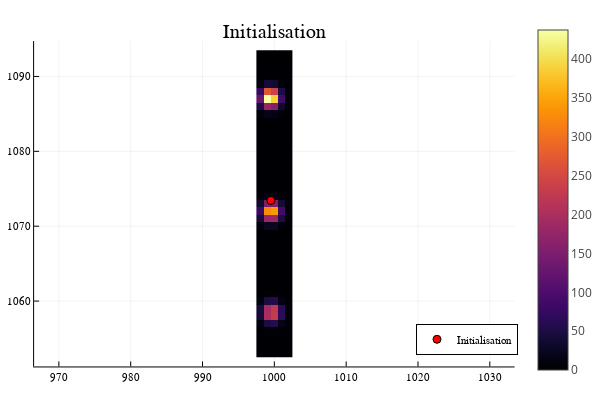

Write notebook code for a chart like this one.
### Code cell
#Point de depart de l'optimiseur
UpdateDispModel(lmodtab[i].dmodel, Cinit);
UpdateLaserModel(laser,ainit,fwhminit);
limageinit = LensletLaserImage(lmodtab[i],laser)
plt = scatter([cx0i], [cy0i], color=["red"], label = "Initialisation");
heatmap!(plt, x_axis, y_axis, transpose(limageinit), title = "Initialisation", aspect_ratio = 1, legend = :bottomright)

### Figure 1 — Plotly figure (JSON) as saved in the notebook; plotly's stock layout.template omitted (floating-point values rounded to 4 significant figures; data arrays with more than 128 entries replaced by an {"elided": "..."} marker saying what was removed)
{"data": [{"colorbar": {"title": ""}, "legendgroup": "Initialisation", "marker": {"color": "rgba(255, 0, 0, 1.000)", "line": {"color": "rgba(0, 0, 0, 1.000)", "width": 1}, "size": 8, "symbol": "circle"}, "mode": "markers", "name": "Initialisation", "showlegend": true, "type": "scatter", "x": [999.5], "xaxis": "x", "y": [1073.0], "yaxis": "y", "zmax": 437.6, "zmin": 1.935e-15}, {"colorbar": {"title": ""}, "colorscale": {"elided": "256x2 mixed values"}, "hoverinfo": "none", "name": "y2", "showlegend": false, "showscale": true, "type": "heatmap", "x": [997.5, 998.5, 999.5, 1000.0, 1002.0, 1002.0], "xaxis": "x", "y": [1052.0, 1054.0, 1054.0, 1056.0, 1056.0, 1058.0, 1058.0, 1060.0, 1060.0, 1062.0, 1062.0, 1064.0, 1064.0, 1066.0, 1066.0, 1068.0, 1068.0, 1070.0, 1070.0, 1072.0, 1072.0, 1074.0, 1074.0, 1076.0, 1076.0, 1078.0, 1078.0, 1080.0, 1080.0, 1082.0, 1082.0, 1084.0, 1084.0, 1086.0, 1086.0, 1088.0, 1088.0, 1090.0, 1090.0, 1092.0, 1092.0, 1094.0], "yaxis": "y", "z": {"elided": "41x5 float values"}, "zmax": 437.6, "zmin": 1.935e-15}], "layout": {"annotations": [{"font": {"color": "rgba(0, 0, 0, 1.000)", "family": "sans-serif", "size": 20}, "rotation": 0, "showarrow": false, "text": "Initialisation", "x": 0.5296, "xanchor": "center", "xref": "paper", "y": 1, "yanchor": "top", "yref": "paper"}], "height": 400, "legend": {"bgcolor": "rgba(255, 255, 255, 1.000)", "bordercolor": "rgba(0, 0, 0, 1.000)", "borderwidth": 1, "font": {"color": "rgba(0, 0, 0, 1.000)", "family": "sans-serif", "size": 11}, "title": {"font": {"color": "rgba(0, 0, 0, 1.000)", "family": "sans-serif", "size": 15}, "text": ""}, "tracegroupgap": 0, "traceorder": "normal", "x": 1, "xanchor": "right", "y": 0.07, "yanchor": "bottom"}, "margin": {"b": 20, "l": 0, "r": 0, "t": 20}, "paper_bgcolor": "rgba(255, 255, 255, 1.000)", "plot_bgcolor": "rgba(255, 255, 255, 1.000)", "showlegend": true, "width": 600, "xaxis": {"anchor": "y", "domain": [0.06582, 0.9934], "gridcolor": "rgba(0, 0, 0, 0.100)", "gridwidth": 0.5, "linecolor": "rgba(0, 0, 0, 1.000)", "mirror": false, "range": [966.6, 1033.0], "showgrid": true, "showline": true, "showticklabels": true, "tickangle": 0, "tickcolor": "rgb(0, 0, 0)", "tickfont": {"color": "rgba(0, 0, 0, 1.000)", "family": "sans-serif", "size": 11}, "tickmode": "array", "ticks": "inside", "ticktext": ["970", "980", "990", "1000", "1010", "1020", "1030"], "tickvals": [970, 980, 990, 1000, 1010, 1020, 1030], "title": "", "titlefont": {"color": "rgba(0, 0, 0, 1.000)", "family": "sans-serif", "size": 15}, "type": "-", "visible": true, "zeroline": false, "zerolinecolor": "rgba(0, 0, 0, 1.000)"}, "yaxis": {"anchor": "x", "domain": [0.03762, 0.9415], "gridcolor": "rgba(0, 0, 0, 0.100)", "gridwidth": 0.5, "linecolor": "rgba(0, 0, 0, 1.000)", "mirror": false, "range": [1051.0, 1095.0], "showgrid": true, "showline": true, "showticklabels": true, "tickangle": 0, "tickcolor": "rgb(0, 0, 0)", "tickfont": {"color": "rgba(0, 0, 0, 1.000)", "family": "sans-serif", "size": 11}, "tickmode": "array", "ticks": "inside", "ticktext": ["1060", "1070", "1080", "1090"], "tickvals": [1060, 1070, 1080, 1090], "title": "", "titlefont": {"color": "rgba(0, 0, 0, 1.000)", "family": "sans-serif", "size": 15}, "type": "-", "visible": true, "zeroline": false, "zerolinecolor": "rgba(0, 0, 0, 1.000)"}}}
